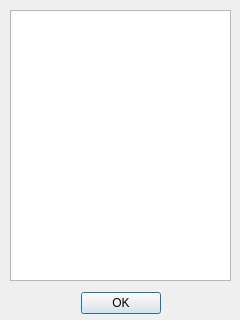
<?xml version="1.0" encoding="UTF-8"?>
<ui version="4.0">
 <class>CollisionOutput</class>
 <widget class="QDialog" name="CollisionOutput">
  <property name="geometry">
   <rect>
    <x>0</x>
    <y>0</y>
    <width>240</width>
    <height>320</height>
   </rect>
  </property>
  <property name="windowTitle">
   <string>Collisions</string>
  </property>
  <widget class="QTextEdit" name="textEdit">
   <property name="geometry">
    <rect>
     <x>10</x>
     <y>10</y>
     <width>221</width>
     <height>271</height>
    </rect>
   </property>
  </widget>
  <widget class="QDialogButtonBox" name="buttonBox">
   <property name="geometry">
    <rect>
     <x>80</x>
     <y>290</y>
     <width>81</width>
     <height>27</height>
    </rect>
   </property>
   <property name="standardButtons">
    <set>QDialogButtonBox::Ok</set>
   </property>
  </widget>
 </widget>
 <resources/>
 <connections>
  <connection>
   <sender>buttonBox</sender>
   <signal>accepted()</signal>
   <receiver>CollisionOutput</receiver>
   <slot>close()</slot>
   <hints>
    <hint type="sourcelabel">
     <x>187</x>
     <y>305</y>
    </hint>
    <hint type="destinationlabel">
     <x>217</x>
     <y>300</y>
    </hint>
   </hints>
  </connection>
 </connections>
</ui>
